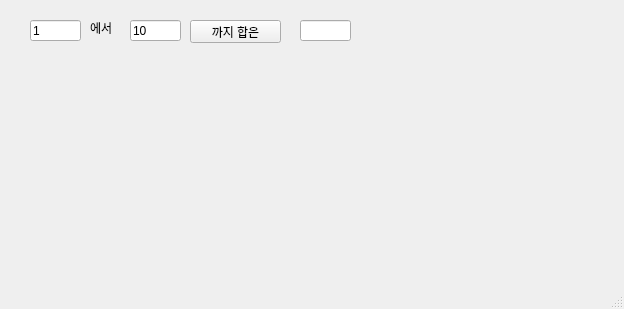
<?xml version="1.0" encoding="UTF-8"?>
<ui version="4.0">
 <class>MainWindow</class>
 <widget class="QMainWindow" name="MainWindow">
  <property name="geometry">
   <rect>
    <x>0</x>
    <y>0</y>
    <width>624</width>
    <height>309</height>
   </rect>
  </property>
  <property name="windowTitle">
   <string>MainWindow</string>
  </property>
  <widget class="QWidget" name="centralwidget">
   <widget class="QLineEdit" name="le1">
    <property name="geometry">
     <rect>
      <x>30</x>
      <y>20</y>
      <width>51</width>
      <height>21</height>
     </rect>
    </property>
    <property name="text">
     <string>1</string>
    </property>
   </widget>
   <widget class="QLabel" name="lbl">
    <property name="geometry">
     <rect>
      <x>90</x>
      <y>20</y>
      <width>31</width>
      <height>16</height>
     </rect>
    </property>
    <property name="text">
     <string>에서</string>
    </property>
   </widget>
   <widget class="QLineEdit" name="le2">
    <property name="geometry">
     <rect>
      <x>130</x>
      <y>20</y>
      <width>51</width>
      <height>21</height>
     </rect>
    </property>
    <property name="text">
     <string>10</string>
    </property>
   </widget>
   <widget class="QPushButton" name="pb">
    <property name="geometry">
     <rect>
      <x>190</x>
      <y>20</y>
      <width>91</width>
      <height>23</height>
     </rect>
    </property>
    <property name="text">
     <string>까지 합은</string>
    </property>
   </widget>
   <widget class="QLineEdit" name="le3">
    <property name="geometry">
     <rect>
      <x>300</x>
      <y>20</y>
      <width>51</width>
      <height>21</height>
     </rect>
    </property>
   </widget>
  </widget>
  <widget class="QMenuBar" name="menubar">
   <property name="geometry">
    <rect>
     <x>0</x>
     <y>0</y>
     <width>624</width>
     <height>21</height>
    </rect>
   </property>
  </widget>
  <widget class="QStatusBar" name="statusbar"/>
 </widget>
 <resources/>
 <connections/>
</ui>
